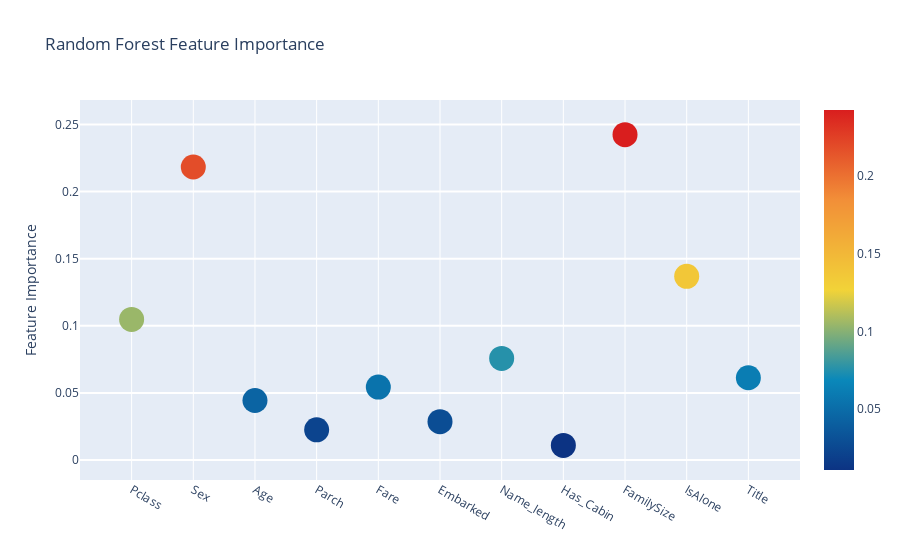
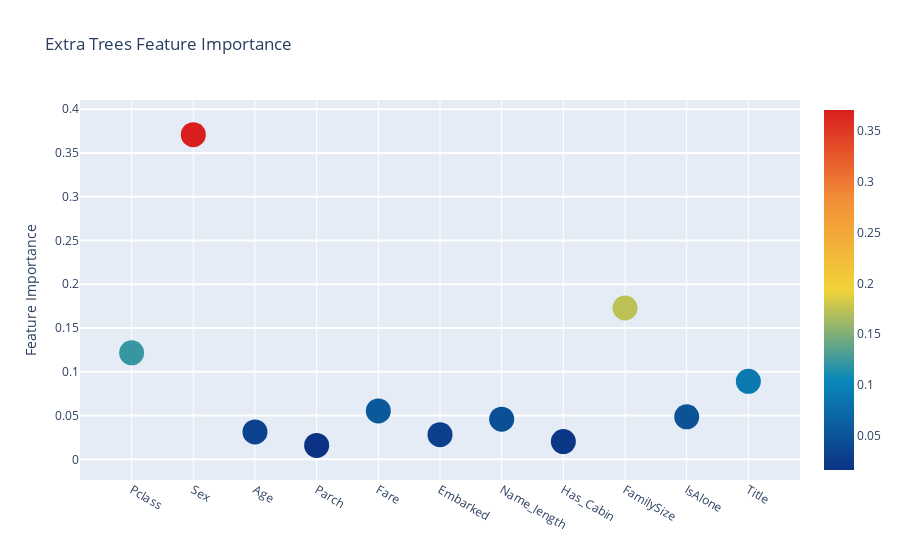
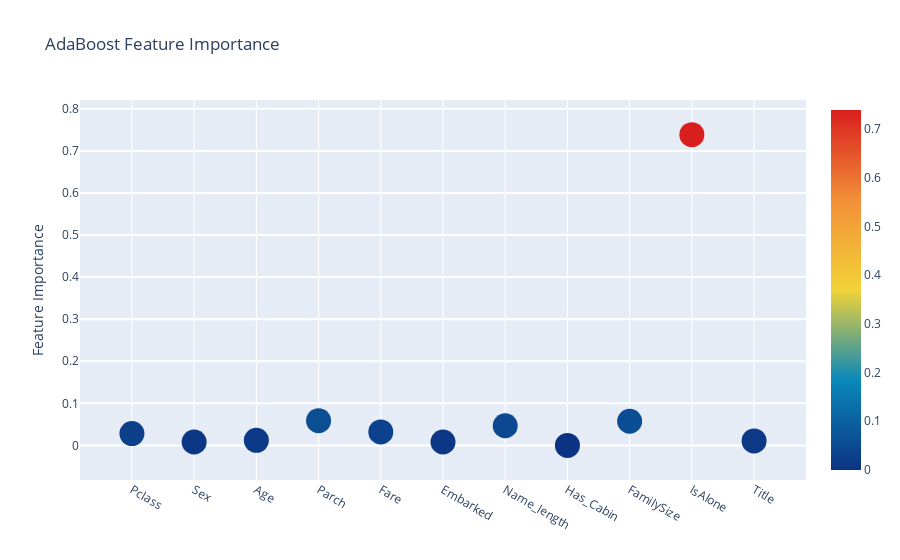
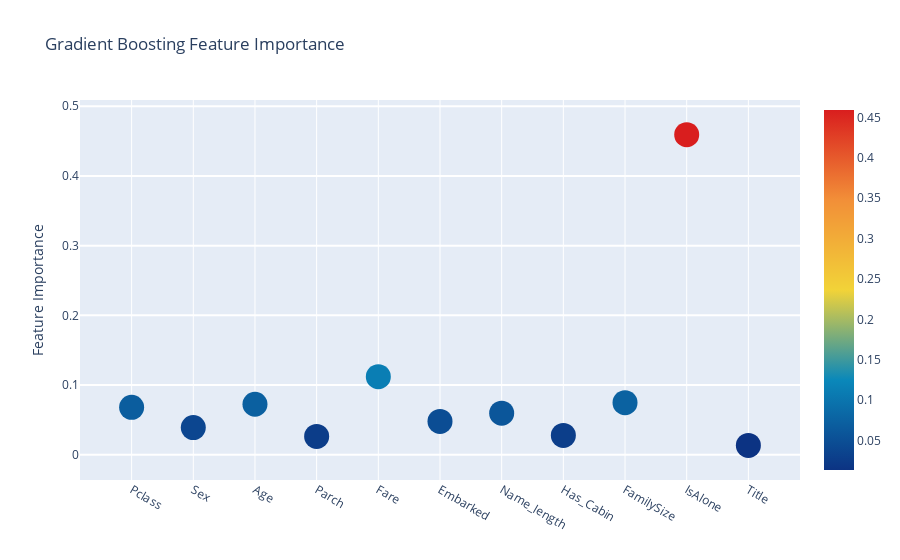

The code cell stored with these charts, in order, in its notebook:
### Markdown cell above
**Interactive feature importances via Plotly scatterplots**

I'll use the interactive Plotly package at this juncture to visualise the feature importances values of the different classifiers via a plotly scatter plot by calling "Scatter" as follows:

### Code cell
# Scatter plot 
trace = go.Scatter(
    y = feature_dataframe['Random Forest feature importances'].values,
    x = feature_dataframe['features'].values,
    mode='markers',
    marker=dict(
        sizemode = 'diameter',
        sizeref = 1,
        size = 25,
#       size= feature_dataframe['AdaBoost feature importances'].values,
        #color = np.random.randn(500), #set color equal to a variable
        color = feature_dataframe['Random Forest feature importances'].values,
        colorscale='Portland',
        showscale=True
    ),
    text = feature_dataframe['features'].values
)
data = [trace]

layout= go.Layout(
    autosize= True,
    title= 'Random Forest Feature Importance',
    hovermode= 'closest',
#     xaxis= dict(
#         title= 'Pop',
#         ticklen= 5,
#         zeroline= False,
#         gridwidth= 2,
#     ),
    yaxis=dict(
        title= 'Feature Importance',
        ticklen= 5,
        gridwidth= 2
    ),
    showlegend= False
)
fig = go.Figure(data=data, layout=layout)
pyo.iplot(fig,filename='scatter2010')

# Scatter plot 
trace = go.Scatter(
    y = feature_dataframe['Extra Trees  feature importances'].values,
    x = feature_dataframe['features'].values,
    mode='markers',
    marker=dict(
        sizemode = 'diameter',
        sizeref = 1,
        size = 25,
#       size= feature_dataframe['AdaBoost feature importances'].values,
        #color = np.random.randn(500), #set color equal to a variable
        color = feature_dataframe['Extra Trees  feature importances'].values,
        colorscale='Portland',
        showscale=True
    ),
    text = feature_dataframe['features'].values
)
data = [trace]

layout= go.Layout(
    autosize= True,
    title= 'Extra Trees Feature Importance',
    hovermode= 'closest',
#     xaxis= dict(
#         title= 'Pop',
#         ticklen= 5,
#         zeroline= False,
#         gridwidth= 2,
#     ),
    yaxis=dict(
        title= 'Feature Importance',
        ticklen= 5,
        gridwidth= 2
    ),
    showlegend= False
)
fig = go.Figure(data=data, layout=layout)
pyo.iplot(fig,filename='scatter2010')

# Scatter plot 
trace = go.Scatter(
    y = feature_dataframe['AdaBoost feature importances'].values,
    x = feature_dataframe['features'].values,
    mode='markers',
    marker=dict(
        sizemode = 'diameter',
        sizeref = 1,
        size = 25,
#       size= feature_dataframe['AdaBoost feature importances'].values,
        #color = np.random.randn(500), #set color equal to a variable
        color = feature_dataframe['AdaBoost feature importances'].values,
        colorscale='Portland',
        showscale=True
    ),
    text = feature_dataframe['features'].values
)
data = [trace]

layout= go.Layout(
    autosize= True,
    title= 'AdaBoost Feature Importance',
    hovermode= 'closest',
#     xaxis= dict(
#         title= 'Pop',
#         ticklen= 5,
#         zeroline= False,
#         gridwidth= 2,
#     ),
    yaxis=dict(
        title= 'Feature Importance',
        ticklen= 5,
        gridwidth= 2
    ),
    showlegend= False
)
fig = go.Figure(data=data, layout=layout)
pyo.iplot(fig,filename='scatter2010')

# Scatter plot 
trace = go.Scatter(
    y = feature_dataframe['Gradient Boost feature importances'].values,
    x = feature_dataframe['features'].values,
    mode='markers',
    marker=dict(
        sizemode = 'diameter',
        sizeref = 1,
        size = 25,
#       size= feature_dataframe['AdaBoost feature importances'].values,
        #color = np.random.randn(500), #set color equal to a variable
        color = feature_dataframe['Gradient Boost feature importances'].values,
        colorscale='Portland',
        showscale=True
    ),
    text = feature_dataframe['features'].values
)
data = [trace]

layout= go.Layout(
    autosize= True,
    title= 'Gradient Boosting Feature Importance',
    hovermode= 'closest',
#     xaxis= dict(
#         title= 'Pop',
#         ticklen= 5,
#         zeroline= False,
#         gridwidth= 2,
#     ),
    yaxis=dict(
        title= 'Feature Importance',
        ticklen= 5,
        gridwidth= 2
    ),
    showlegend= False
)
fig = go.Figure(data=data, layout=layout)
pyo.iplot(fig,filename='scatter2010')

### Figure 1 — Plotly figure (JSON) as saved in the notebook; plotly's stock layout.template omitted (floating-point values rounded to 4 significant figures)
{"data": [{"marker": {"color": [0.1047, 0.2184, 0.04433, 0.02249, 0.05433, 0.02854, 0.0757, 0.01088, 0.2425, 0.1369, 0.06128], "colorscale": [[0, "rgb(12,51,131)"], [0.25, "rgb(10,136,186)"], [0.5, "rgb(242,211,56)"], [0.75, "rgb(242,143,56)"], [1, "rgb(217,30,30)"]], "showscale": true, "size": 25, "sizemode": "diameter", "sizeref": 1}, "mode": "markers", "text": ["Pclass", "Sex", "Age", "Parch", "Fare", "Embarked", "Name_length", "Has_Cabin", "FamilySize", "IsAlone", "Title"], "type": "scatter", "x": ["Pclass", "Sex", "Age", "Parch", "Fare", "Embarked", "Name_length", "Has_Cabin", "FamilySize", "IsAlone", "Title"], "y": [0.1047, 0.2184, 0.04433, 0.02249, 0.05433, 0.02854, 0.0757, 0.01088, 0.2425, 0.1369, 0.06128]}], "layout": {"autosize": true, "hovermode": "closest", "showlegend": false, "title": {"text": "Random Forest Feature Importance"}, "yaxis": {"gridwidth": 2, "ticklen": 5, "title": {"text": "Feature Importance"}}}}

### Figure 2 — Plotly figure (JSON) as saved in the notebook; plotly's stock layout.template omitted (floating-point values rounded to 4 significant figures)
{"data": [{"marker": {"color": [0.1217, 0.371, 0.0313, 0.01592, 0.05526, 0.02816, 0.0459, 0.0203, 0.1729, 0.04854, 0.0891], "colorscale": [[0, "rgb(12,51,131)"], [0.25, "rgb(10,136,186)"], [0.5, "rgb(242,211,56)"], [0.75, "rgb(242,143,56)"], [1, "rgb(217,30,30)"]], "showscale": true, "size": 25, "sizemode": "diameter", "sizeref": 1}, "mode": "markers", "text": ["Pclass", "Sex", "Age", "Parch", "Fare", "Embarked", "Name_length", "Has_Cabin", "FamilySize", "IsAlone", "Title"], "type": "scatter", "x": ["Pclass", "Sex", "Age", "Parch", "Fare", "Embarked", "Name_length", "Has_Cabin", "FamilySize", "IsAlone", "Title"], "y": [0.1217, 0.371, 0.0313, 0.01592, 0.05526, 0.02816, 0.0459, 0.0203, 0.1729, 0.04854, 0.0891]}], "layout": {"autosize": true, "hovermode": "closest", "showlegend": false, "title": {"text": "Extra Trees Feature Importance"}, "yaxis": {"gridwidth": 2, "ticklen": 5, "title": {"text": "Feature Importance"}}}}

### Figure 3 — Plotly figure (JSON) as saved in the notebook; plotly's stock layout.template omitted (floating-point values rounded to 4 significant figures)
{"data": [{"marker": {"color": [0.028, 0.008, 0.012, 0.05867, 0.032, 0.008, 0.04667, 0, 0.05733, 0.7387, 0.01067], "colorscale": [[0, "rgb(12,51,131)"], [0.25, "rgb(10,136,186)"], [0.5, "rgb(242,211,56)"], [0.75, "rgb(242,143,56)"], [1, "rgb(217,30,30)"]], "showscale": true, "size": 25, "sizemode": "diameter", "sizeref": 1}, "mode": "markers", "text": ["Pclass", "Sex", "Age", "Parch", "Fare", "Embarked", "Name_length", "Has_Cabin", "FamilySize", "IsAlone", "Title"], "type": "scatter", "x": ["Pclass", "Sex", "Age", "Parch", "Fare", "Embarked", "Name_length", "Has_Cabin", "FamilySize", "IsAlone", "Title"], "y": [0.028, 0.008, 0.012, 0.05867, 0.032, 0.008, 0.04667, 0, 0.05733, 0.7387, 0.01067]}], "layout": {"autosize": true, "hovermode": "closest", "showlegend": false, "title": {"text": "AdaBoost Feature Importance"}, "yaxis": {"gridwidth": 2, "ticklen": 5, "title": {"text": "Feature Importance"}}}}

### Figure 4 — Plotly figure (JSON) as saved in the notebook; plotly's stock layout.template omitted (floating-point values rounded to 4 significant figures)
{"data": [{"marker": {"color": [0.06796, 0.03889, 0.07238, 0.02629, 0.1119, 0.04779, 0.05966, 0.02775, 0.07463, 0.4593, 0.0134], "colorscale": [[0, "rgb(12,51,131)"], [0.25, "rgb(10,136,186)"], [0.5, "rgb(242,211,56)"], [0.75, "rgb(242,143,56)"], [1, "rgb(217,30,30)"]], "showscale": true, "size": 25, "sizemode": "diameter", "sizeref": 1}, "mode": "markers", "text": ["Pclass", "Sex", "Age", "Parch", "Fare", "Embarked", "Name_length", "Has_Cabin", "FamilySize", "IsAlone", "Title"], "type": "scatter", "x": ["Pclass", "Sex", "Age", "Parch", "Fare", "Embarked", "Name_length", "Has_Cabin", "FamilySize", "IsAlone", "Title"], "y": [0.06796, 0.03889, 0.07238, 0.02629, 0.1119, 0.04779, 0.05966, 0.02775, 0.07463, 0.4593, 0.0134]}], "layout": {"autosize": true, "hovermode": "closest", "showlegend": false, "title": {"text": "Gradient Boosting Feature Importance"}, "yaxis": {"gridwidth": 2, "ticklen": 5, "title": {"text": "Feature Importance"}}}}
